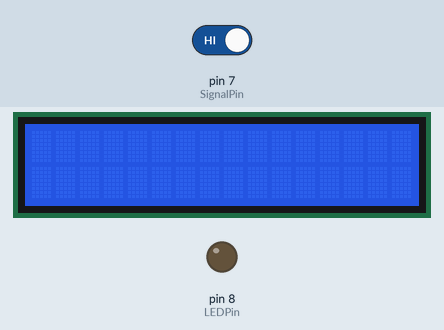
This sketch was run on a simulated Arduino Uno, built with avr-gcc and run on an emulated ATmega328P. Parts: 16×2 character LCD, output pins drawn as LEDs (lit = HIGH). Dashed ring = blinking. Inputs (shaded band) come from the test bench; at power-on: pin 7 (SignalPin) HIGH. The local clock reads 2024-03-15 10:24:30 at power-on unless the sketch sets it.

Above: at 1.2 s.
1.3 s: pin 7 (SignalPin) driven LOW
At 2.2 s:
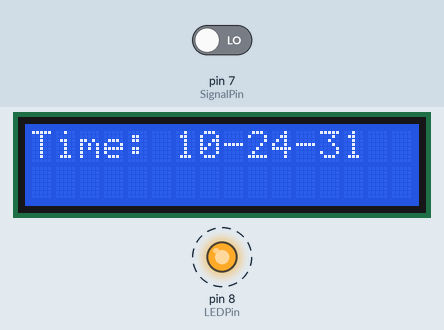
4.3 s: pin 7 (SignalPin) driven HIGH
At 4.67 s:
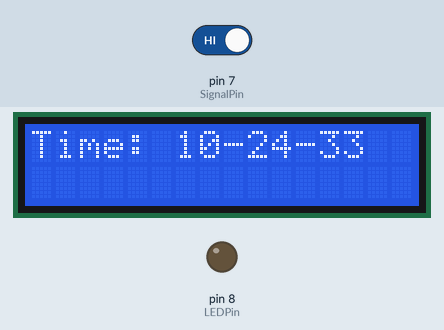
6.2 s: pin 7 (SignalPin) driven LOW
At 7.0 s:
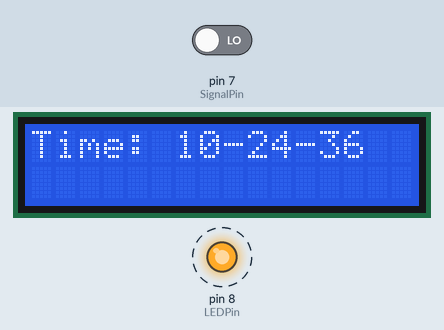
Timing chart, 0 to 14.7 s (numbered marks = the images above; inputs shaded):
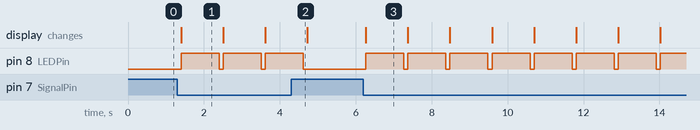

The sketch:

ProximityClock.ino
```cpp
#include <DS3231.h>
#include <LiquidCrystal.h>

DS3231 rtc;

int SignalPin = 7;
int LEDPin = 8;
int Object = HIGH;
bool h12 = 0;
bool ampm = 0;
bool fourbitmode = 1;

LiquidCrystal lcd(12, 11, 5, 4, 3, 2);

void setupRTC(){
  // rtc.setDoW(THURSDAY);     // Set Day-of-Week to SUNDAY
  // rtc.setSecond(0);
  // rtc.setMinute(35);
  // rtc.setHour(00);  // Set the time to 12:00:00 (24hr format)
  // rtc.setDate(27);
  // rtc.setMonth(10);
  // rtc.setYear(2022);
  //return;
}

void displayTime(){
  lcd.print("Time: ");
  lcd.print(rtc.getHour(h12, ampm));
  lcd.print("-");
  lcd.print(rtc.getMinute());
  lcd.print("-");
  lcd.print(rtc.getSecond());
  lcd.print("");
  return;
}

void setup() {
  lcd.begin(16,2);

  Serial.begin(9600);

  pinMode(SignalPin, INPUT); // Initialize D2 as an INput pin
  pinMode(LEDPin, OUTPUT);

  Wire.begin();
  //setupRTC();

}


void loop() {
  Object = digitalRead(SignalPin);

  lcd.setCursor(0,0);
  lcd.clear();

  if (Object == LOW)
  {

    displayTime();

    digitalWrite(LEDPin, HIGH);

    delay(1000);

  }

  digitalWrite(LEDPin, LOW);

  delay(100);
}
```

Measured:
- after the input at 1.3 s, pin 8 (LEDPin): alternates HIGH for 1.0 s and LOW for 0.11 s, starting after 0.10 s; the display: changes after 0.10 s (image 1)
- after the input at 4.3 s, pin 8 (LEDPin): goes on until 4.6 s, then stays LOW
- after the input at 6.2 s, pin 8 (LEDPin): alternates HIGH for 1.0 s and LOW for 0.11 s, starting after 0.06 s; the display: changes after 0.06 s (image 3)
- what the display in image 1 shows lasts 1.1 s, from 1.4 s to 2.5 s
